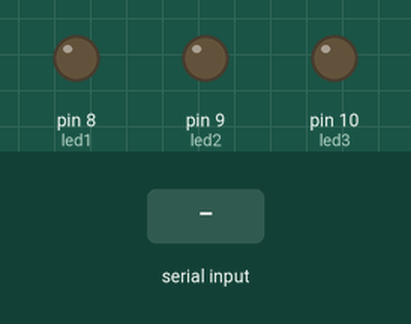
Recording of a sketch running on a simulated Arduino Uno, built with avr-gcc and run on an emulated ATmega328P. Shown: output pins drawn as LEDs (lit = HIGH). Inputs (shaded band) come from the test bench.

Above: at 1.2 s.
1.3 s: "led1" received over the second serial link
At 2.4 s:
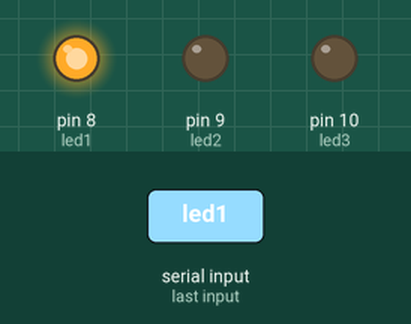
2.8 s: "led2" received over the second serial link
At 3.5 s:
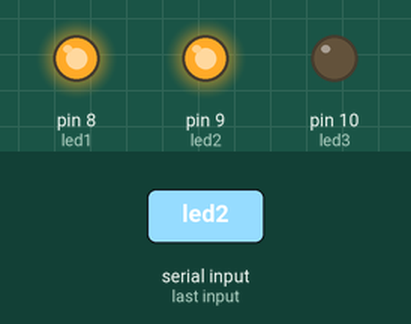
4.3 s: "led3" received over the second serial link
At 5.5 s:
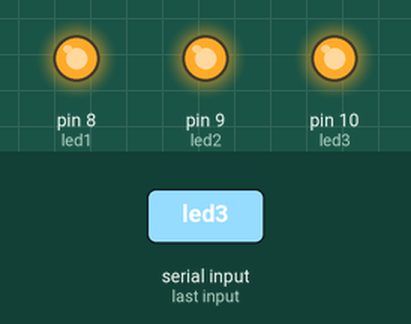
5.8 s: "led1" received over the second serial link
At 6.9 s:
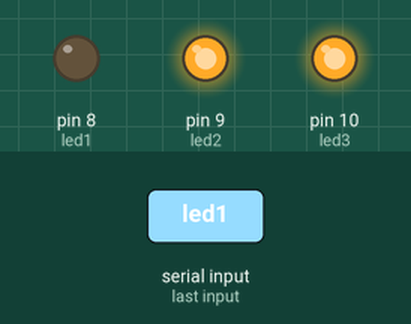
7.3 s: "led2" received over the second serial link
At 8.1 s:
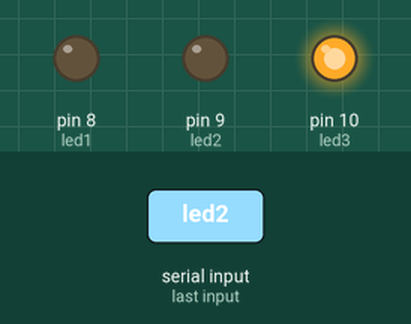
Timing chart, 0 to 9.8 s (numbered marks = the images above; inputs shaded):
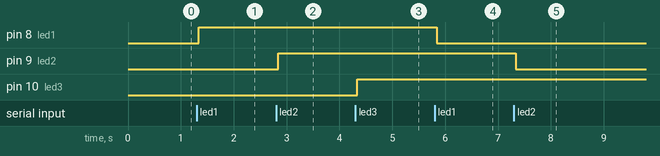

Measured:
- after the input at 1.3 s, pin 8 (led1): LOW → HIGH at once
- after the input at 2.8 s, pin 9 (led2): LOW → HIGH at once
- after the input at 4.3 s, pin 10 (led3): LOW → HIGH at once
- after the input at 5.8 s, pin 8 (led1): HIGH → LOW at once
- after the input at 7.3 s, pin 9 (led2): HIGH → LOW at once

The sketch:

ArduinoBluetooth03.ino
```cpp
#include <SoftwareSerial.h>

SoftwareSerial bluetooth(2, 3); // RX | TX

#define led1 8
#define led2 9
#define led3 10

String comando;

void setup() {
    Serial.begin(9600);
    bluetooth.begin(9600);

    pinMode(led1, OUTPUT);
    pinMode(led2, OUTPUT);
    pinMode(led3, OUTPUT);
}

void loop() {
    comando = "";

    if (bluetooth.available()) {
        while (bluetooth.available()) {
            char character = bluetooth.read();

            comando += character;
            delay(10);
        }

        if (comando.indexOf("led1") >= 0) {
            digitalWrite(led1, !digitalRead(led1));
            // Serial.println("Conectar/Desconectar Led 1");
        }

        if (comando.indexOf("led2") >= 0) {
            digitalWrite(led2, !digitalRead(led2));
            // Serial.println("Conectar/Desconectar Led 2");
        }

        if (comando.indexOf("led3") >= 0) {
            digitalWrite(led3, !digitalRead(led3));
            // Serial.println("Conectar/Desconectar Led 3");
        }

        bluetooth.println("{");

        if (digitalRead(led1)) { bluetooth.println("l1on");
        } else { bluetooth.println("l1off"); }

        if (digitalRead(led2)) { bluetooth.println("l2on");
        } else { bluetooth.println("l2off"); }

        if (digitalRead(led3)) { bluetooth.println("l3on");
        } else { bluetooth.println("l3off"); }

        bluetooth.println("}");
    }
}
```
